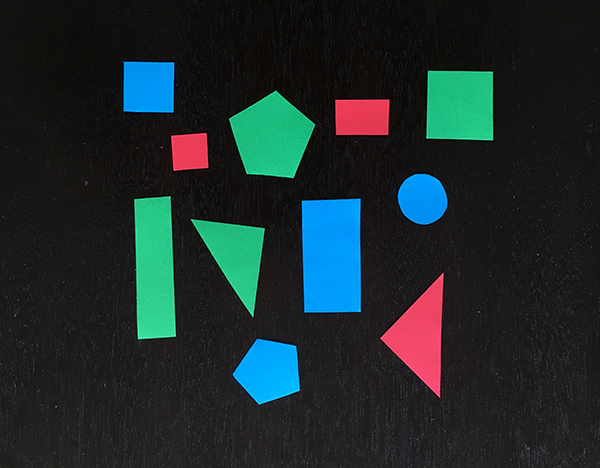
#> input picture temp/determining-object-color/example_shapes.png, 600 x 468 px
$ python detect_color.py --image example_shapes.png   (older library calls are emulated)
#> lines starting #> are read from the running program, lines starting #| are printed output that depends on the picture; after the words box and inside, x2 and y2 are one past the last pixel; in counts of white or black regions, pixels touching at a corner belong together
### temp/determining-object-color/pyimagesearch/colorlabeler.py
# import the necessary packages
from scipy.spatial import distance as dist
from collections import OrderedDict
import numpy as np
import cv2

class ColorLabeler:
	def __init__(self):
		# initialize the colors dictionary, containing the color
		# name as the key and the RGB tuple as the value
		colors = OrderedDict({
			"red": (255, 0, 0),
			"green": (0, 255, 0),
			"blue": (0, 0, 255)})

		# allocate memory for the L*a*b* image, then initialize
		# the color names list
		self.lab = np.zeros((len(colors), 1, 3), dtype="uint8")
		self.colorNames = []

		# loop over the colors dictionary
		for (i, (name, rgb)) in enumerate(colors.items()):
			# update the L*a*b* array and the color names list
			self.lab[i] = rgb
			self.colorNames.append(name)

		# convert the L*a*b* array from the RGB color space
		# to L*a*b*
		self.lab = cv2.cvtColor(self.lab, cv2.COLOR_RGB2LAB)

	def label(self, image, c):
		# construct a mask for the contour, then compute the
		# average L*a*b* value for the masked region
		mask = np.zeros(image.shape[:2], dtype="uint8")
		cv2.drawContours(mask, [c], -1, 255, -1)
		mask = cv2.erode(mask, None, iterations=2)
		mean = cv2.mean(image, mask=mask)[:3]

		# initialize the minimum distance found thus far
		minDist = (np.inf, None)

		# loop over the known L*a*b* color values
		for (i, row) in enumerate(self.lab):
			# compute the distance between the current L*a*b*
			# color value and the mean of the image
			d = dist.euclidean(row[0], mean)

			# if the distance is smaller than the current distance,
			# then update the bookkeeping variable
			if d < minDist[0]:
				minDist = (d, i)

		# return the name of the color with the smallest distance
		return self.colorNames[minDist[1]]

### temp/determining-object-color/pyimagesearch/shapedetector.py
# import the necessary packages
import cv2

class ShapeDetector:
	def __init__(self):
		pass

	def detect(self, c):
		# initialize the shape name and approximate the contour
		shape = "unidentified"
		peri = cv2.arcLength(c, True)

		approx = cv2.approxPolyDP(c, 0.04 * peri, True)
		# 0.04
		# if the shape is a triangle, it will have 3 vertices
		if len(approx) == 3:
			shape = "triangle"

		# if the shape has 4 vertices, it is either a square or
		# a rectangle
		elif len(approx) == 4:
			# compute the bounding box of the contour and use the
			# bounding box to compute the aspect ratio
			(x, y, w, h) = cv2.boundingRect(approx)
			ar = w / float(h)

			# a square will have an aspect ratio that is approximately
			# equal to one, otherwise, the shape is a rectangle
			shape = "square" if ar >= 0.95 and ar <= 1.05 else "rectangle"

		# if the shape is a pentagon, it will have 5 vertices
		elif len(approx) == 5:
			shape = "pentagon"

		# otherwise, we assume the shape is a circle
		else:
			shape = "circle"

		# return the name of the shape
		return shape

### temp/determining-object-color/detect_color.py
# USAGE
# python detect_color.py --image example_shapes.png

# import the necessary packages
from pyimagesearch.shapedetector import ShapeDetector
from pyimagesearch.colorlabeler import ColorLabeler
import argparse
import imutils
import cv2
import math

ROBOT="blue"

def euclideanDistance(vector1, vector2):
    '''calculate the euclidean distance, no numpy
    input: numpy.arrays or lists
    return: euclidean distance
    '''
    dist = [(a - b)**2 for a, b in zip(vector1, vector2)]
    dist = math.sqrt(sum(dist))
    return dist

# construct the argument parse and parse the arguments
ap = argparse.ArgumentParser()
ap.add_argument("-i", "--image", required=True, help="path to the input image")
args = vars(ap.parse_args())

# load the image and resize it to a smaller factor so that
# the shapes can be approximated better
image = cv2.imread(args["image"])
#> image is the input picture: shape (468, 600, 3); mean B, G, R 43.2, 42.5, 29.4
resized = image
ratio = 1
#resized = imutils.resize(image, width=300)
#ratio = image.shape[0] / float(resized.shape[0])

blurred = cv2.GaussianBlur(resized, (5, 5), 0)

## convert to hsv
hsv = cv2.cvtColor(blurred, cv2.COLOR_BGR2HSV)
#> hsv: shape (468, 600, 3); mean H, S, V 45.1, 54.5, 52.4
#Blue
mask1 = cv2.inRange(hsv, (177/2, 100, 40), (197/2, 255, 255))
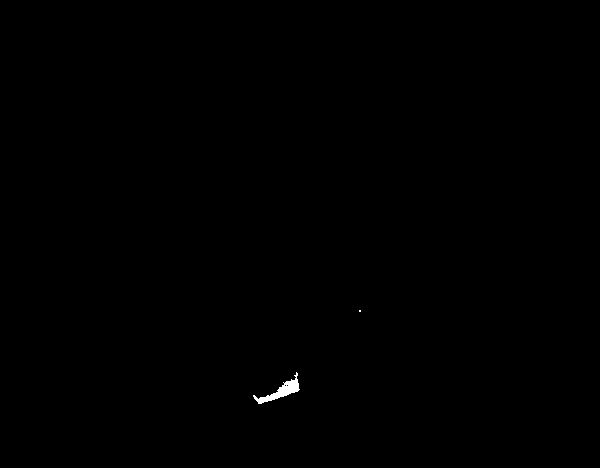
#> mask1: shape (468, 600); 0.15% white; 2 white regions (1 under 20 px), largest, box (x1, y1, x2, y2) and area: (253, 372, 300, 404) 417

#Red
mask2 = cv2.inRange(hsv, (340/2, 100, 40), (360/2, 255, 255))
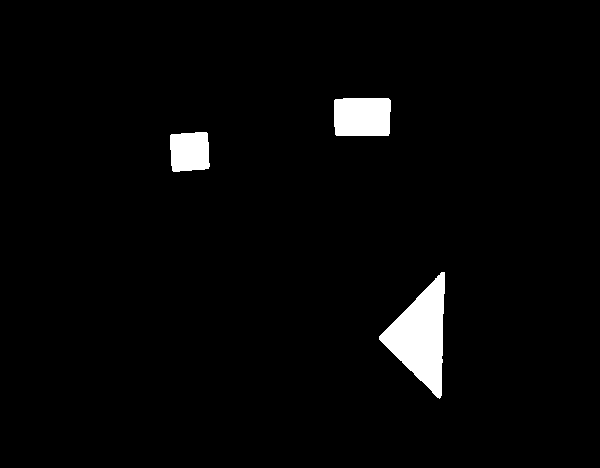
#> mask2: shape (468, 600); 2.8% white; 3 white regions, box (x1, y1, x2, y2) and area: (379, 272, 445, 399) 4315, (334, 98, 391, 136) 2117, (170, 132, 210, 172) 1437

## final mask and masked
mask = cv2.bitwise_or(mask1, mask2)
#> mask: shape (468, 600); 3% white; 5 white regions (1 under 20 px), largest, box (x1, y1, x2, y2) and area: (379, 272, 445, 399) 4315, (334, 98, 391, 136) 2117, (170, 132, 210, 172) 1437, (253, 372, 300, 404) 417
blurred = cv2.bitwise_and(image, image, mask=mask)
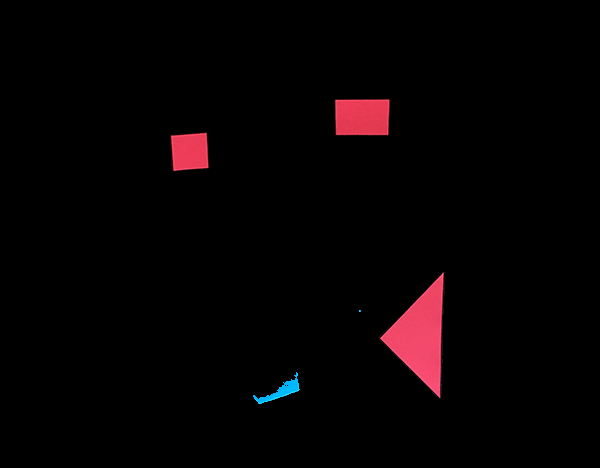
#> blurred: shape (468, 600, 3); mean B, G, R 2.8, 2, 6

# blur the resized image slightly, then convert it to both
# grayscale and the L*a*b* color spaces

gray = cv2.cvtColor(blurred, cv2.COLOR_BGR2GRAY)
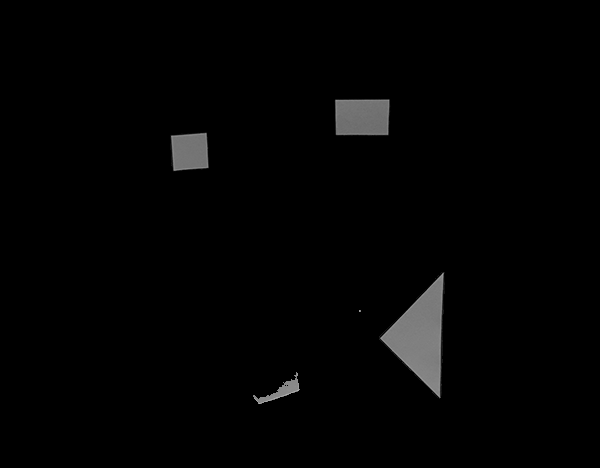
#> gray: shape (468, 600); min 0, max 184, mean 3.3
lab = cv2.cvtColor(blurred, cv2.COLOR_BGR2LAB)
#> lab: shape (468, 600, 3); mean of channels 0, 1, 2 3.8, 129.6, 128.5
thresh = cv2.threshold(gray, 60, 255, cv2.THRESH_BINARY)[1]
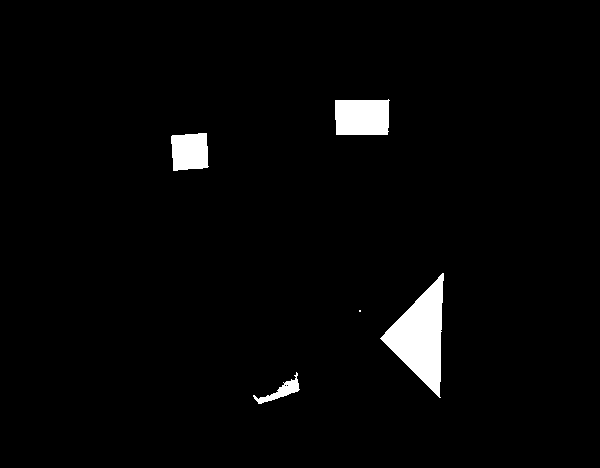
#> thresh: shape (468, 600); 2.6% white; 5 white regions (1 under 20 px)
#cv2.imshow("Thresh", thresh)
#cv2.waitKey(0)

# find contours in the thresholded image
cnts = cv2.findContours(thresh.copy(), cv2.RETR_EXTERNAL, cv2.CHAIN_APPROX_SIMPLE)
#> cnts = 5 contours, 1 with area under 20; largest, box (x1, y1, x2, y2) and area: (380, 273, 444, 398) 3759, (335, 99, 390, 135) 1784, (171, 133, 209, 171) 1188, (253, 372, 300, 404) 356
cnts = cnts[0] if imutils.is_cv2() else cnts[1]

# initialize the shape detector and color labeler
sd = ShapeDetector()
cl = ColorLabeler()

_, ySize = blurred.shape[:2]
#> ySize = 600

# loop over the contours
for c in cnts:

	# compute the center of the contour
	M = cv2.moments(c)

	if M["m00"] != 0:
		cX = int((M["m10"] / M["m00"]) * ratio)
		cY = int((M["m01"] / M["m00"]) * ratio)
	else:
		cX = 0
		cY = 0

	# detect the shape of the contour and label the color
	shape = sd.detect(c)
	color = cl.label(lab, c)

	if shape == "triangle" and color == ROBOT:

		# multiply the contour (x, y)-coordinates by the resize ratio,
		# then draw the contours and the name of the shape and labeled
		# color on the image
		c = c.astype("float")
		c *= ratio
		c = c.astype("int")

		# Find sticky point
		maxDistance = 0
		for point in c:
			distance = euclideanDistance(point[0], [cX, cY])
			if distance > maxDistance:
				maxDistance = distance
				stickyPoint = point

		pixelAngle = math.atan2((ySize-cY) - (ySize-stickyPoint[0][1]), cX - stickyPoint[0][0])

		if pixelAngle < 0:
			pixelAngle = 2 * math.pi + pixelAngle

		text = "{} {}".format(color, shape)
		cv2.drawContours(image, [c], -1, (0, 255, 0), 2)
		cv2.putText(image, text, (cX, cY), cv2.FONT_HERSHEY_SIMPLEX, 0.5, (255, 255, 255), 2)

		cv2.circle(image, tuple([cX, cY]), 3, (255, 0, 0), -1)
		cv2.circle(image, tuple(stickyPoint[0]), 3, (0, 0, 255), -1)
		cv2.line(image, tuple([cX, cY]), tuple(stickyPoint[0]), (255, 255, 255), 1)

		print("Shape = " + shape + "| Color = " + color)
		print("cX = " + str(cX) + " | cY = " + str(cY))
		print("sX = " + str(stickyPoint[0][0]) + " | sY =" + str(stickyPoint[0][1]))
		print("A = " + str(pixelAngle*180/math.pi))
		print("---------------------")
#> this loop made 5 passes
#> (cX, cY, shape, peri in detect, approx in detect, x in detect, y in detect, w in detect) on passes 2, 4, 5: (359, 310, 'square', 4, [[359, 310], [359, 311], [360, 311], [360, 310]], 359, 310, 2), (189, 151, 'square', 141.6, [[206, 133], [171, 136], [173, 170], [208, 166]], 171, 133, 38), (361, 116, 'rectangle', 175.9, [[389, 100], [335, 100], [336, 134], [387, 134]], 335, 100, 55)
#> (cX, cY, shape, peri in detect, approx in detect, mean in label, color) on pass 3: (420, 335, 'triangle', 303, [[443, 273], [380, 338], [439, 397]], (144.3, 194, 147.6), 'red')
#> pass 1, in label, `mask = cv2.erode(mask, None, iterations=2)`:
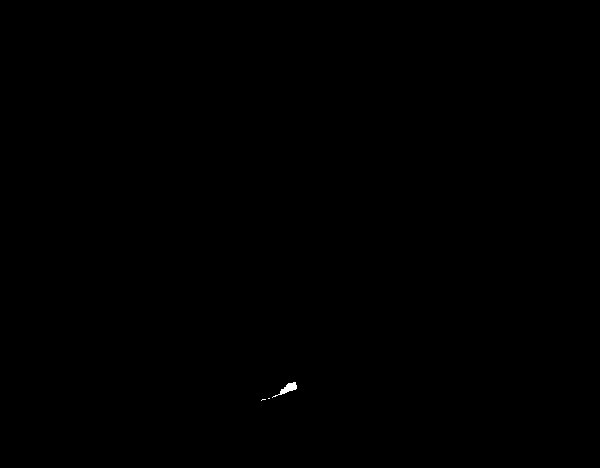
#> mask: shape (468, 600); 0.05% white; 3 white regions (2 under 20 px), largest, box (x1, y1, x2, y2) and area: (272, 382, 297, 398) 127
#> pass 3, in label (call 3), `mask = cv2.erode(mask, None, iterations=2)`:
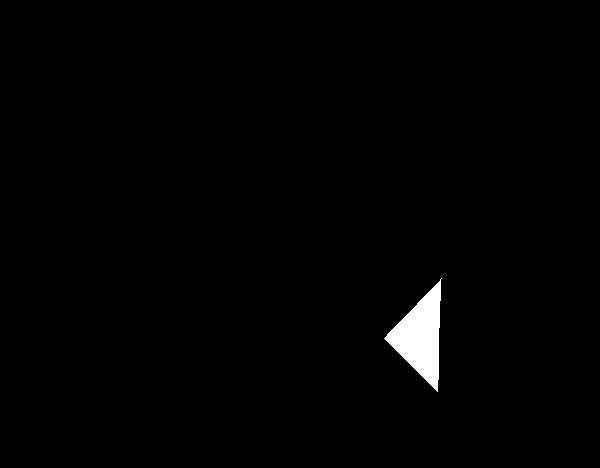
#> mask: shape (468, 600); 1.1% white; 1 white region, box (x1, y1, x2, y2) and area: (384, 278, 442, 392) 3156

	#else:
		#print("No triangle was found")


cv2.imshow("Image", image)
cv2.waitKey(0)
